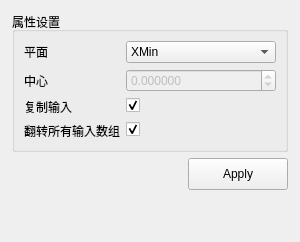
<?xml version="1.0" encoding="UTF-8"?>
<ui version="4.0">
 <class>igQtAxisAlignedReflection</class>
 <widget class="QWidget" name="igQtAxisAlignedReflection">
  <property name="minimumSize">
   <size>
    <width>300</width>
    <height>0</height>
   </size>
  </property>
  <layout class="QVBoxLayout" name="verticalLayout">
   <property name="leftMargin"><number>12</number></property>
   <property name="topMargin"><number>12</number></property>
   <property name="rightMargin"><number>12</number></property>
   <property name="bottomMargin"><number>12</number></property>
   <item>
    <widget class="QGroupBox" name="groupBox_Properties">
     <property name="title"><string>属性设置</string></property>
     <layout class="QFormLayout" name="formLayout">
      <item row="0" column="0">
       <widget class="QLabel" name="label_Plane">
        <property name="text"><string>平面</string></property>
       </widget>
      </item>
      <item row="0" column="1">
       <widget class="QComboBox" name="comboBox_Plane">
        <item><property name="text"><string>XMin</string></property></item>
        <item><property name="text"><string>YMin</string></property></item>
        <item><property name="text"><string>ZMin</string></property></item>
        <item><property name="text"><string>XMax</string></property></item>
        <item><property name="text"><string>YMax</string></property></item>
        <item><property name="text"><string>ZMax</string></property></item>
        <item><property name="text"><string>X</string></property></item>
        <item><property name="text"><string>Y</string></property></item>
        <item><property name="text"><string>Z</string></property></item>
       </widget>
      </item>
      <item row="1" column="0">
       <widget class="QLabel" name="label_Center">
        <property name="text"><string>中心</string></property>
       </widget>
      </item>
      <item row="1" column="1">
       <widget class="QDoubleSpinBox" name="doubleSpinBox_Center">
        <property name="enabled"><bool>false</bool></property>
        <property name="decimals"><number>6</number></property>
        <property name="minimum"><double>-1000000000000.000000000000000</double></property>
        <property name="maximum"><double>1000000000000.000000000000000</double></property>
        <property name="singleStep"><double>0.100000000000000</double></property>
       </widget>
      </item>
      <item row="2" column="0">
       <widget class="QLabel" name="label_CopyInput">
        <property name="text"><string>复制输入</string></property>
       </widget>
      </item>
      <item row="2" column="1">
       <widget class="QCheckBox" name="checkBox_CopyInput">
        <property name="checked"><bool>true</bool></property>
       </widget>
      </item>
      <item row="3" column="0">
       <widget class="QLabel" name="label_FlipAllInputArrays">
        <property name="text"><string>翻转所有输入数组</string></property>
       </widget>
      </item>
      <item row="3" column="1">
       <widget class="QCheckBox" name="checkBox_FlipAllInputArrays">
        <property name="checked"><bool>true</bool></property>
       </widget>
      </item>
     </layout>
    </widget>
   </item>
   <item>
    <layout class="QHBoxLayout" name="horizontalLayout_Buttons">
     <item><spacer name="horizontalSpacer"><property name="orientation"><enum>Qt::Horizontal</enum></property><property name="sizeHint" stdset="0"><size><width>40</width><height>20</height></size></property></spacer></item>
     <item>
      <widget class="QPushButton" name="pushButton_Apply">
       <property name="text"><string>Apply</string></property>
       <property name="minimumSize"><size><width>100</width><height>32</height></size></property>
      </widget>
     </item>
    </layout>
   </item>
   <item><spacer name="verticalSpacer"><property name="orientation"><enum>Qt::Vertical</enum></property><property name="sizeHint" stdset="0"><size><width>20</width><height>40</height></size></property></spacer></item>
  </layout>
 </widget>
 <resources/>
 <connections/>
</ui>
